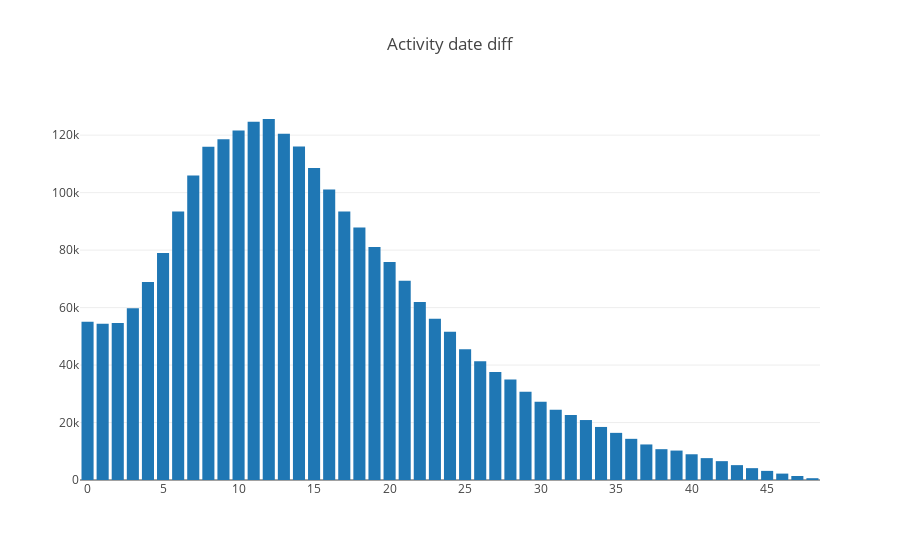
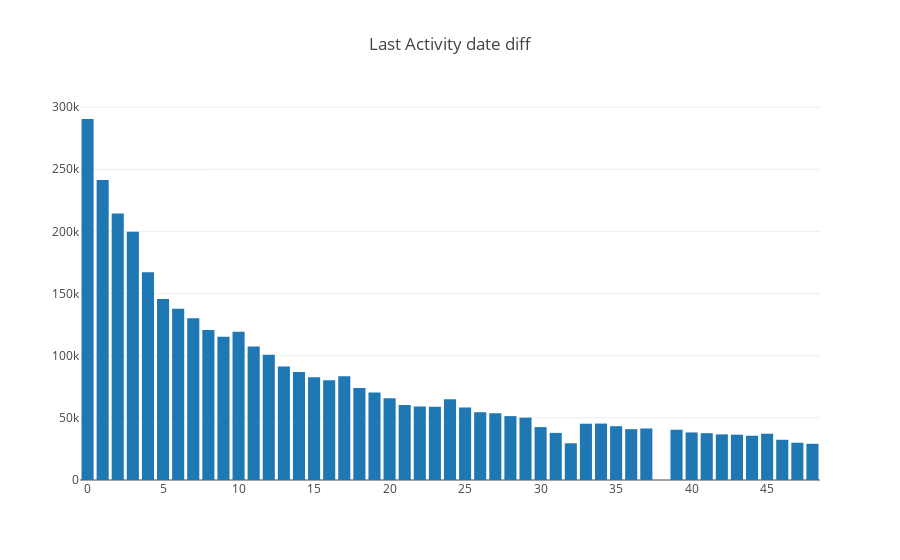

The notebook cell these images were saved under, in order:
### Markdown cell above
# User Activity

### Code cell
def dfBar(df:DataFrame):Bar = {
    val (x,y) = df
        .collect
        .map(r=>(r(0).toString, r(1).toString.toInt))
        .toList.unzip
    Bar(x,y)
}

dfBar(spark.sql(""" select ddiff_max, count(ddiff_max)
               from DateDiffView 
               where ddiff_max is not null
               group by ddiff_max
               order by ddiff_max
        """)).plot(title = "Activity date diff")

dfBar(spark.sql(""" select last_ddiff, count(last_ddiff)
               from LastActivityView 
               where last_ddiff is not null
               group by last_ddiff
               order by last_ddiff
        """)).plot(title = "Last Activity date diff")

### Figure 1 — Plotly figure (JSON) as saved in the notebook; plotly's stock layout.template omitted (floating-point values rounded to 4 significant figures)
{"data": [{"x": ["0", "1", "2", "3", "4", "5", "6", "7", "8", "9", "10", "11", "12", "13", "14", "15", "16", "17", "18", "19", "20", "21", "22", "23", "24", "25", "26", "27", "28", "29", "30", "31", "32", "33", "34", "35", "36", "37", "38", "39", "40", "41", "42", "43", "44", "45", "46", "47", "48"], "y": [55081, 54390, 54625, 59795, 68941, 79003, 93436, 105981, 115956, 118599, 121612, 124648, 125627, 120531, 116022, 108584, 101087, 93433, 87884, 81124, 75864, 69337, 61920, 56084, 51561, 45499, 41344, 37625, 34975, 30728, 27218, 24457, 22624, 20865, 18461, 16405, 14328, 12370, 10725, 10240, 8955, 7612, 6559, 5176, 4119, 3171, 2226, 1388, 626], "type": "bar"}], "layout": {"title": "Activity date diff"}}

### Figure 2 — Plotly figure (JSON) as saved in the notebook; plotly's stock layout.template omitted (floating-point values rounded to 4 significant figures)
{"data": [{"x": ["0", "1", "2", "3", "4", "5", "6", "7", "8", "9", "10", "11", "12", "13", "14", "15", "16", "17", "18", "19", "20", "21", "22", "23", "24", "25", "26", "27", "28", "29", "30", "31", "32", "33", "34", "35", "36", "37", "39", "40", "41", "42", "43", "44", "45", "46", "47", "48"], "y": [290442, 241420, 214390, 199731, 167049, 145655, 137774, 130195, 120720, 115347, 119369, 107366, 100855, 91250, 86804, 82644, 80280, 83380, 73998, 70386, 65695, 60273, 59054, 58838, 64969, 58337, 54607, 53802, 51399, 50175, 42578, 37897, 29534, 45278, 45396, 43272, 40889, 41432, 40428, 38267, 37655, 36712, 36444, 35600, 37234, 32356, 29993, 29124], "type": "bar"}], "layout": {"title": "Last Activity date diff"}}
